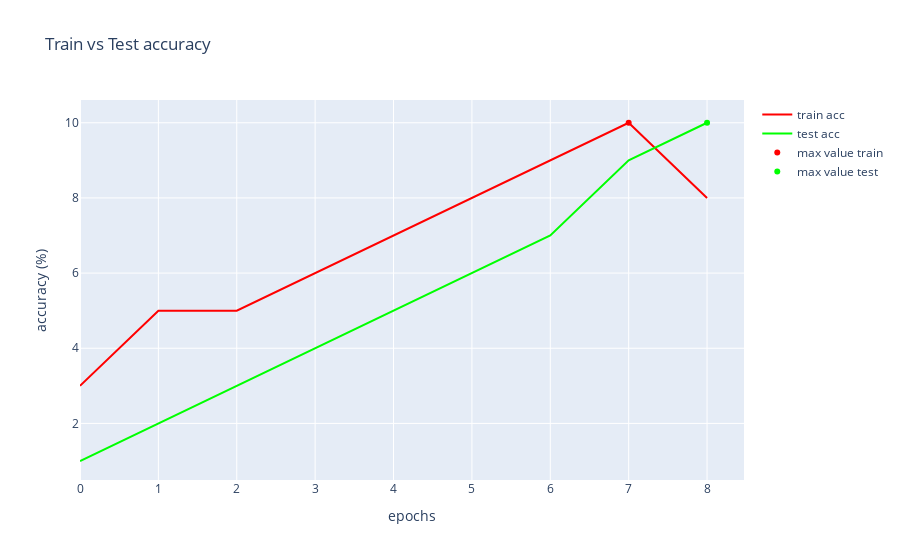

The notebook cell saved with this chart:
### Code cell
import plotly.graph_objects as go

data = {
    'test acc':  [1, 2, 3, 4, 5, 6, 7, 9, 10],
    'train acc': [3, 5, 5, 6, 7, 8, 9, 10, 8]
}

fig = go.Figure()
color_train = 'rgb(255, 0, 0)'
color_test = 'rgb(0, 255, 0)'
assert len(data["train acc"]) == len(data["test acc"])
x = list(range(len(data["train acc"])))
fig.add_trace(go.Scatter(x=x,
                         y=data["train acc"],
                         mode='lines',
                         name='train acc',
                         line_color=color_train))
fig.add_trace(go.Scatter(x=x,
                         y=data["test acc"],
                         mode='lines',
                         name='test acc',
                         line_color=color_test))
# Max points
train_max = max(data["train acc"])
test_max = max(data["test acc"])
# ATTENTION! this will only give you first occurrence
train_max_index = data["train acc"].index(train_max)
test_max_index = data["test acc"].index(test_max)

fig.add_trace(go.Scatter(x=[train_max_index],
                         y=[train_max],
                         mode='markers',
                         name='max value train',
                         text=['{}%'.format(int(train_max * 100))],
                         textposition="top center",
                         marker_color=color_train))
fig.add_trace(go.Scatter(x=[test_max_index],
                         y=[test_max],
                         mode='markers',
                         name='max value test',
                         text=['{}%'.format(int(test_max*100))],
                         textposition="top center",
                         marker_color=color_test))

fig.update_layout(title='Train vs Test accuracy',
                  xaxis_title='epochs',
                  yaxis_title='accuracy (%)'
                  )
fig.show()

### Figure 1 — Plotly figure (JSON) as saved in the notebook; plotly's stock layout.template omitted (floating-point values rounded to 4 significant figures)
{"data": [{"line": {"color": "rgb(255, 0, 0)"}, "mode": "lines", "name": "train acc", "type": "scatter", "x": [0, 1, 2, 3, 4, 5, 6, 7, 8], "y": [3, 5, 5, 6, 7, 8, 9, 10, 8]}, {"line": {"color": "rgb(0, 255, 0)"}, "mode": "lines", "name": "test acc", "type": "scatter", "x": [0, 1, 2, 3, 4, 5, 6, 7, 8], "y": [1, 2, 3, 4, 5, 6, 7, 9, 10]}, {"marker": {"color": "rgb(255, 0, 0)"}, "mode": "markers", "name": "max value train", "text": ["1000%"], "textposition": "top center", "type": "scatter", "x": [7], "y": [10]}, {"marker": {"color": "rgb(0, 255, 0)"}, "mode": "markers", "name": "max value test", "text": ["1000%"], "textposition": "top center", "type": "scatter", "x": [8], "y": [10]}], "layout": {"title": {"text": "Train vs Test accuracy"}, "xaxis": {"title": {"text": "epochs"}}, "yaxis": {"title": {"text": "accuracy (%)"}}}}
